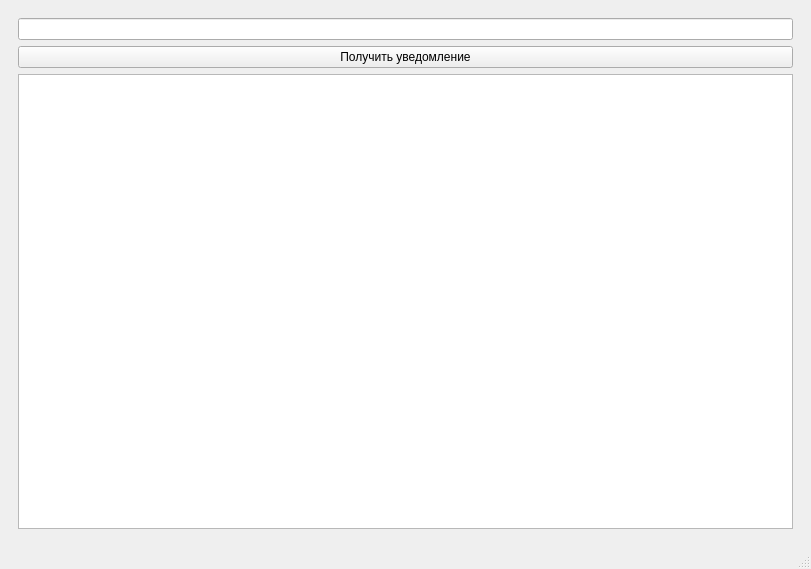
<?xml version="1.0" encoding="UTF-8"?>
<ui version="4.0">
 <class>MainWindow</class>
 <widget class="QMainWindow" name="MainWindow">
  <property name="geometry">
   <rect>
    <x>0</x>
    <y>0</y>
    <width>811</width>
    <height>569</height>
   </rect>
  </property>
  <property name="windowTitle">
   <string>MainWindow</string>
  </property>
  <widget class="QWidget" name="centralwidget">
   <layout class="QVBoxLayout" name="verticalLayout_3">
    <item>
     <widget class="QWidget" name="widget" native="true">
      <layout class="QGridLayout" name="gridLayout">
       <item row="0" column="0">
        <layout class="QVBoxLayout" name="verticalLayout_2">
         <item>
          <widget class="QLineEdit" name="auto_number"/>
         </item>
         <item>
          <widget class="QPushButton" name="send">
           <property name="text">
            <string>Получить уведомление</string>
           </property>
          </widget>
         </item>
         <item>
          <widget class="QTextBrowser" name="answer"/>
         </item>
        </layout>
       </item>
      </layout>
     </widget>
    </item>
   </layout>
  </widget>
  <widget class="QMenuBar" name="menubar">
   <property name="geometry">
    <rect>
     <x>0</x>
     <y>0</y>
     <width>811</width>
     <height>26</height>
    </rect>
   </property>
  </widget>
  <widget class="QStatusBar" name="statusbar"/>
 </widget>
 <resources/>
 <connections/>
</ui>
